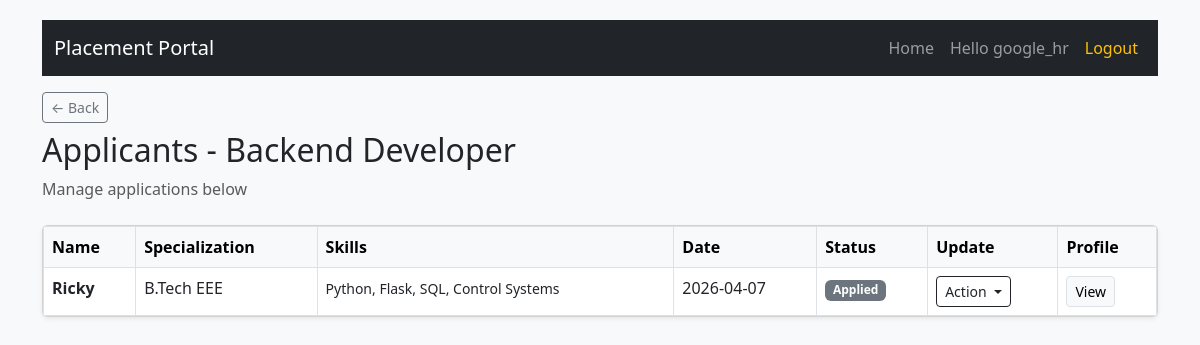
The page /company/job/1/applications (signed in) on the database as committed earlier.
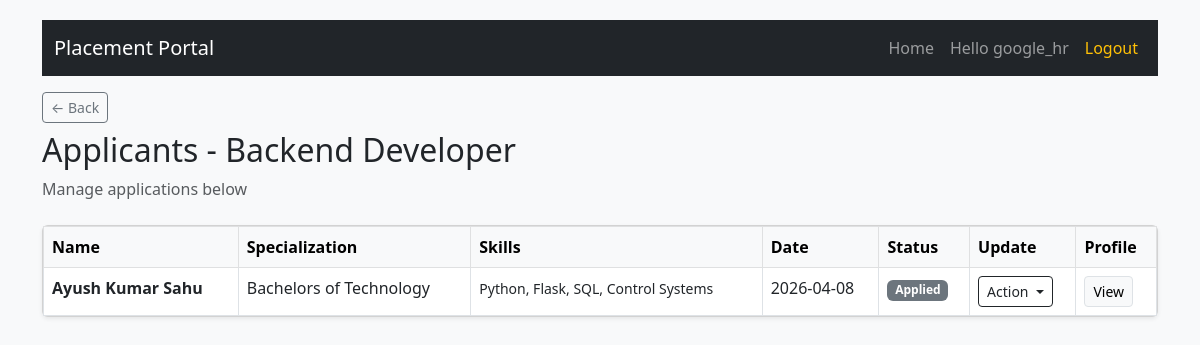
The same page on the database as committed later.
### database/models.py (models this page shows)
class Application(db.Model):
    __tablename__ = 'application'
    id = db.Column(db.Integer, primary_key=True)
    student_id = db.Column(db.Integer, db.ForeignKey('student.id'), nullable=False)
    job_id = db.Column(db.Integer, db.ForeignKey('placements.id'), nullable=False)
    status = db.Column(db.String(20), default='Applied', nullable=False)
    date = db.Column(db.DateTime, default=datetime.now)
    __table_args__ = (
        db.UniqueConstraint('student_id', 'job_id', name='unique_student_job_application'),
    )

class Student(db.Model):
    __tablename__ = 'student'
    id = db.Column(db.Integer, primary_key=True)
    user_id = db.Column(db.Integer, db.ForeignKey('user.id'), unique=True, nullable=False)
    name = db.Column(db.String(100), nullable=False)
    contact = db.Column(db.String(20))
    education = db.Column(db.String(200))
    skills = db.Column(db.Text)
    resume = db.Column(db.String(255))
    college = db.Column(db.String(200))
    branch = db.Column(db.String(100))
    dob = db.Column(db.Date)
    country = db.Column(db.String(100))
    state = db.Column(db.String(100))
    address = db.Column(db.Text)
    applications = db.relationship('Application', backref='student', lazy=True, cascade="all, delete-orphan")

### routes/company_mgmt.py (the view)
@app.route('/company/job/<int:job_id>/applications')
@login_required
@role_required('company')
def view_job_applications(job_id):
    comp= get_approved_company()
    job= models.Placements.query.get_or_404(job_id)
    if job.company_id != comp.id:
        flash("Unauthorized access.", "danger")
        return redirect(url_for('company_dashboard'))
    applications= models.Application.query.filter_by(job_id=job.id).all()
    return render_template('job_applications.html', job =job, applications =applications)

### app.py (called while the page is built)
@login_manager.user_loader
def load_user(user_id):
    return models.User.query.get(int(user_id))

def role_required(*roles):
    def wrapper(fn):
        @wraps(fn)
        def decorated_view(*args,**kwargs):
            if not current_user.is_authenticated:
                return login_manager.unauthorized()
            if current_user.role not in roles:
                flash("You do not have permission to access this page", "danger")
                return redirect(url_for('login'))
            return fn(*args , **kwargs)
        return decorated_view
    return wrapper

### routes/admin_mgmt.py (called while the page is built)
def get_approved_company():
    companyObj =models.Company.query.filter_by(user_id=current_user.id).first()
    if companyObj is  None:
        return None
    if not companyObj.approval:
        return None
    return companyObj

### templates/job_applications.html (shortened to what this page needs)
{% extends "base.html" %}
{% block content %}
<div class="mb-4">
    <a href="{{ url_for('company_dashboard') }}"
       class="btn btn-sm btn-outline-secondary mb-2"> ← Back</a>
    <h2>Applicants - {{ job.title }}</h2>
    <p class="text-muted">
        Manage applications below</p>
</div>
<div class="card shadow-sm">
    <div class="table-responsive">
        <table class="table table-hover mb-0 table-bordered">
            <thead class="table-light">
                <tr>
                    <th>Name</th>
                    <th>Specialization</th>
                    <th>Skills</th>
                    <th>Date</th>
                    <th>Status</th>
                    <th>Update</th>
                    <th>Profile</th>
                </tr>
            </thead>
            <tbody>
                {% for app in applications %}
                <tr>
                    <td>
                        <b>{{ app.student.name }}</b>
                    </td>
                    <td>{{app.student.education}}</td>
                    <td>
                        <small>{{ app.student.skills }}</small>
                    </td>
                    <td>
                        {{ app.date.strftime('%Y-%m-%d') }}
                    </td>
                    <td>
                        {% set status_colors = {
                            'Applied': 'secondary',
                            'shortlisted': 'primary',
                            'interview': 'info',
                            'Selected': 'success',
                            'Rejected': 'danger'
                        } %}
                        <span class="badge bg-{{ status_colors[app.status] }}">
                            {{ app.status }}
                        </span>
                    </td>
                    <td>
                        <div class="dropdown">
                            <button class="btn btn-sm btn-outline-dark dropdown-toggle"
                                    data-bs-toggle="dropdown">
                                Action
                            </button>
                        </div>
                    </td>
                    <td>
                        <button class="btn btn-sm btn-light border"
                                data-bs-toggle="modal"
                                data-bs-target="#studentModal{{app.student.id}}">
                            View
                        </button>
                    </td>
                </tr>
                {% else %}
                <tr>
                    <td colspan="7" class="text-center text-muted py-3">
                        No applications yet
                    </td>
                </tr>
                {% endfor %}
            </tbody>
        </table>
    </div>
</div>
{% endblock %}

Rows that differ between the two databases and show on the page:
changed Application "Applied": student.name "Ricky" → "Ayush Kumar Sahu"; student.education "B.Tech EEE" → "Bachelors of Technology"; date "2026-04-07" → "2026-04-08"
